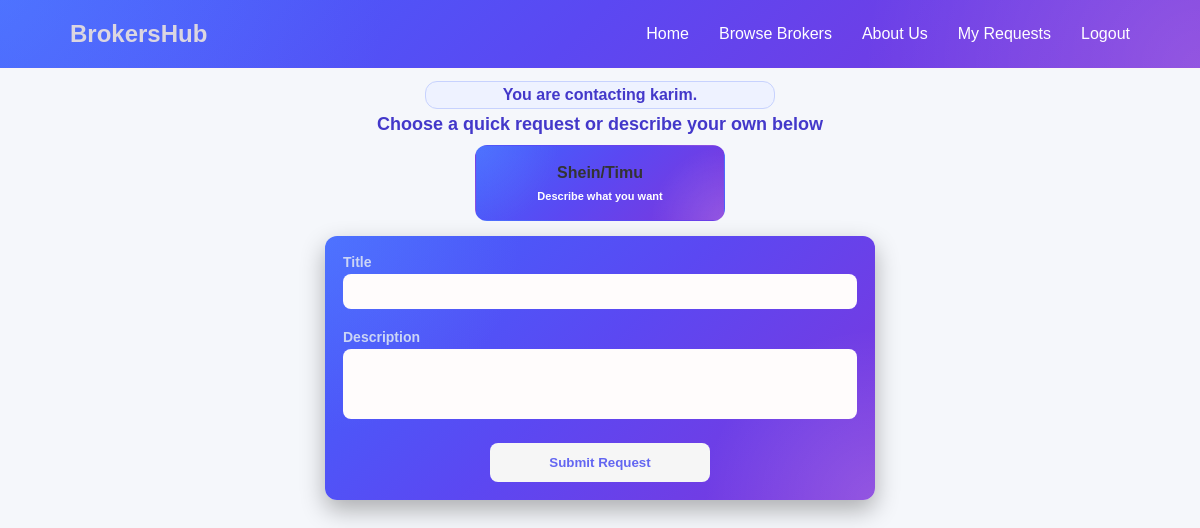
Page /create?broker_id=5 (signed in) on the committed database.
### brokers/models.py (models this page shows, shortened)
class BrokerProfile(models.Model):
    user = models.OneToOneField(User, on_delete=models.CASCADE, related_name='broker_profile')
    business_name = models.CharField(max_length=255)
    city = models.ForeignKey(City, on_delete=models.SET_NULL, null=True, blank=True)
    whatsapp_number = models.CharField(max_length=20)
    description = models.TextField(blank=True)
    is_verified = models.BooleanField(default=False)
    is_active = models.BooleanField(default=True)
    average_rating = models.FloatField(default=0)
    total_reviews = models.IntegerField(default=0)
    show_whatsapp_after_accept = models.BooleanField(default=True)

### requests/models.py (models this page shows, shortened)
class QuickRequestTemplate(models.Model):
    title = models.CharField(max_length=255)
    description = models.TextField()

### requests/views.py (the view, shortened to what this page needs)
# urls.py: path('create', views.create_request, name='create_request'),  # Changed: keep the request creation route.
def create_request(request):
    if 'user_id' not in request.session or request.session.get('role') != 'customer':  # Changed: require an authenticated customer before opening the request page.
        return redirect(f"/login?next={quote(request.get_full_path())}")
    broker_id = request.GET.get('broker_id') or request.POST.get('broker_id')
    selected_broker = None
    if broker_id:
        selected_broker = BrokerProfile.objects.filter(id=broker_id).first()
    if request.method == 'GET' and not selected_broker:  # Changed: stop opening the request form without a selected broker.
        return redirect(reverse('browse_brokers'))  # Changed: send the customer to browse brokers first so they can choose who to contact.
    templates = QuickRequestTemplate.objects.all()
    error_message = request.GET.get('error')
    context = {
        'templates': templates,
        'selected_broker': selected_broker,
        'error_message': error_message,
    }
    return render(request, 'create_request.html', context)

### requests/templates/create_request.html (shortened to what this page needs)
{% load static %}
<!DOCTYPE html>
<html lang="en">
<head>
    <link rel="stylesheet" href="{% static 'css/create_request.css' %}">
</head>
<body>
    {% include 'partials/navbar.html' %}
    <div class="page-container">
        {% if selected_broker %}
        <div class="selected-broker-box">
            <p class="selected-broker-text">You are contacting {{ selected_broker.business_name }}.</p>
        </div>
        {% endif %}
        <div class="quick-requests">
            <p class="section-title">Choose a quick request or describe your own below</p>
            <div class="quick-grid">
                {% for t in templates %}
                <div class="quick-card"
                     data-title="{{ t.title }}"
                     data-description="{{ t.description }}">
                    <h3>{{ t.title }}</h3>
                    {% if t.description %}
                    <p>{{ t.description }}</p>
                    {% endif %}
                </div>
                {% endfor %}
            </div>
        </div>
        <div class="form-card">
            <form action="{% url 'create_request' %}" method="POST" id="requestForm">
                <div class="form-group">
                    <label>Title</label>
                    <input type="text" name="product_name" id="titleInput">
                </div>
                <div class="form-group">
                    <label>Description</label>
                    <textarea name="notes" id="descInput"></textarea>
                </div>
                <button class="submit-btn">Submit Request</button>
            </form>
        </div>
    </div>
</body>
</html>

### requests/static/css/create_request.css (style rules this page uses)
* { margin: 0; padding: 0; box-sizing: border-box; }
:root { --muted: #62708f; --primary: #5b48f2; }
body { font-family: 'Poppins', sans-serif; background: #f5f7fb; color: #333; }
.page-container { max-width: 800px; padding: 12px 20px 24px; margin: 0 auto; min-height: calc(100vh - 88px); }
.selected-broker-box { max-width: 350px; margin: auto; padding: 4px 5px; border-radius: 12px; background: #eef2ff; border: 1px solid #c7d2fe; text-align: center; }
.selected-broker-text { margin: 0; color: #4338ca; font-weight: bold; text-align: center; }
.form-card { margin: auto; background: radial-gradient(circle at top left, rgba(116, 150, 255, 0.28), transparent 32%), radial-gradient(circle at bottom right, rgba(255, 255, 255, 0.16), transparent 28%), linear-gradient(135deg, #3f65ff 0%, #5b48f2 48%, #7f35db 100%); ; padding: 18px; width: min(100%, 550px); box-sizing: border-box; border-radius: 12px; box-shadow: 0 10px 25px rgba(0, 0, 0, 0.3); }
.form-group { margin-bottom: 20px; }
label { display: block; margin-bottom: 4px; font-size: 14px; color: #cbd5f5; font-weight: bold; }
input, textarea { width: 100%; padding: 12px 14px 8px; border-radius: 8px; border: none; outline: none; background: rgb(255, 252, 252); color: #1f2937; box-sizing: border-box; }
textarea { resize: none; height: 70px; }
.submit-btn { display: block; margin: 10px auto 0; width: min(220px, 100%); padding: 12px; background: #f6f6f6; border: none; border-radius: 8px; color: #6366f1; font-weight: bolder; cursor: pointer; transition: 0.3s; }
.section-title { margin: 5px 0 10px; font-size: 18px; font-weight: bolder; color: #4338ca; text-align: center; }
.quick-grid { display: grid; grid-template-columns: repeat(auto-fit, minmax(250px, 250px)); gap: 15px; justify-content: center; margin-bottom: 15px }
.quick-card { background: radial-gradient(circle at top left, rgba(116, 150, 255, 0.28), transparent 32%), radial-gradient(circle at bottom right, rgba(255, 255, 255, 0.16), transparent 28%), linear-gradient(135deg, #3f65ff 0%, #5b48f2 48%, #7f35db 100%); ; padding: 18px; border-radius: 12px; cursor: pointer; transition: 0.3s; border: 1px solid transparent; text-align: center; }
.quick-card h3 { font-size: 16px; margin-bottom: 8px; }
.quick-card p { font-size: 11px; color: #ffffff; font-weight: bold; margin: 0; }

### rows in the picture
BrokerProfile: business_name "karim"
QuickRequestTemplate: title "Shein/Timu", description "Describe what you want"
